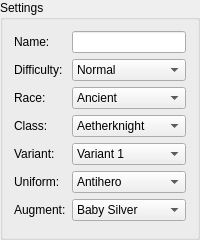
             <widget class="QGroupBox" name="groupBoxSettings">
              <property name="minimumSize">
               <size>
                <width>200</width>
                <height>240</height>
               </size>
              </property>
              <property name="maximumSize">
               <size>
                <width>200</width>
                <height>240</height>
               </size>
              </property>
              <property name="title">
               <string>Settings</string>
              </property>
              <layout class="QGridLayout" name="gridLayout">
               <item row="0" column="1">
                <layout class="QVBoxLayout" name="layoutNameEdit">
                 <property name="spacing">
                  <number>0</number>
                 </property>
                 <item>
                  <widget class="QLineEdit" name="lineEditName">
                   <property name="inputMask">
                    <string/>
                   </property>
                   <property name="maxLength">
                    <number>32767</number>
                   </property>
                  </widget>
                 </item>
                </layout>
               </item>
               <item row="1" column="1">
                <layout class="QVBoxLayout" name="layoutDifficultyEdit">
                 <property name="spacing">
                  <number>0</number>
                 </property>
                 <item>
                  <widget class="QComboBox" name="comboBoxDifficultyEdit">
                   <item>
                    <property name="text">
                     <string>Normal</string>
                    </property>
                   </item>
                   <item>
                    <property name="text">
                     <string>Ironman</string>
                    </property>
                   </item>
                  </widget>
                 </item>
                </layout>
               </item>
               <item row="3" column="1">
                <layout class="QVBoxLayout" name="layoutClassEdit">
                 <property name="spacing">
                  <number>0</number>
                 </property>
                 <item>
                  <widget class="QComboBox" name="comboBoxClassEdit">
                   <item>
                    <property name="text">
                     <string>Aetherknight</string>
                    </property>
                   </item>
                   <item>
                    <property name="text">
                     <string>Aethermage</string>
                    </property>
                   </item>
                   <item>
                    <property name="text">
                     <string>Alchemist</string>
                    </property>
                   </item>
                   <item>
                    <property name="text">
                     <string>Arcanist</string>
                    </property>
                   </item>
                   <item>
                    <property name="text">
                     <string>Blademaster</string>
                    </property>
                   </item>
                   <item>
                    <property name="text">
                     <string>Bounty Hunter</string>
                    </property>
                   </item>
                   <item>
                    <property name="text">
                     <string>Commander</string>
                    </property>
                   </item>
                   <item>
                    <property name="text">
                     <string>Darkmage</string>
                    </property>
                   </item>
                   <item>
                    <property name="text">
                     <string>Datamancer</string>
                    </property>
                   </item>
                   <item>
                    <property name="text">
                     <string>Dragoon</string>
                    </property>
                   </item>
                   <item>
                    <property name="text">
                     <string>Enforcer</string>
                    </property>
                   </item>
                   <item>
                    <property name="text">
                     <string>Gunmage</string>
                    </property>
                   </item>
                   <item>
                    <property name="text">
                     <string>Gunner</string>
                    </property>
                   </item>
                   <item>
                    <property name="text">
                     <string>Machinist</string>
                    </property>
                   </item>
                   <item>
                    <property name="text">
                     <string>Spellblade</string>
                    </property>
                   </item>
                  </widget>
                 </item>
                </layout>
               </item>
               <item row="4" column="0">
                <layout class="QVBoxLayout" name="layoutVariant">
                 <item>
                  <widget class="QLabel" name="labelVariant">
                   <property name="text">
                    <string>Variant:</string>
                   </property>
                  </widget>
                 </item>
                </layout>
               </item>
               <item row="4" column="1">
                <layout class="QVBoxLayout" name="layoutVariantEdit">
                 <property name="spacing">
                  <number>0</number>
                 </property>
                 <item>
                  <widget class="QComboBox" name="comboBoxVariantEdit">
                   <item>
                    <property name="text">
                     <string>Variant 1</string>
                    </property>
                   </item>
                   <item>
                    <property name="text">
                     <string>Variant 2</string>
                    </property>
                   </item>
                   <item>
                    <property name="text">
                     <string>Variant 3</string>
                    </property>
                   </item>
                  </widget>
                 </item>
                </layout>
               </item>
               <item row="2" column="1">
                <layout class="QVBoxLayout" name="layoutRaceEdit">
                 <property name="spacing">
                  <number>0</number>
                 </property>
                 <item>
                  <widget class="QComboBox" name="comboBoxRaceEdit">
                   <item>
                    <property name="text">
                     <string>Ancient</string>
                    </property>
                   </item>
                   <item>
                    <property name="text">
                     <string>Centurion</string>
                    </property>
                   </item>
                   <item>
                    <property name="text">
                     <string>Deathrazor</string>
                    </property>
                   </item>
                   <item>
                    <property name="text">
                     <string>Drifter</string>
                    </property>
                   </item>
                   <item>
                    <property name="text">
                     <string>Fishfolk</string>
                    </property>
                   </item>
                   <item>
                    <property name="text">
                     <string>Florbgon</string>
                    </property>
                   </item>
                   <item>
                    <property name="text">
                     <string>Gekko</string>
                    </property>
                   </item>
                   <item>
                    <property name="text">
                     <string>Goblin</string>
                    </property>
                   </item>
                   <item>
                    <property name="text">
                     <string>Golem</string>
                    </property>
                   </item>
                   <item>
                    <property name="text">
                     <string>Hiveling</string>
                    </property>
                   </item>
                   <item>
                    <property name="text">
                     <string>Illuminate</string>
                    </property>
                   </item>
                   <item>
                    <property name="text">
                     <string>Lightsworn</string>
                    </property>
                   </item>
                   <item>
                    <property name="text">
                     <string>Necro</string>
                    </property>
                   </item>
                   <item>
                    <property name="text">
                     <string>Nomad</string>
                    </property>
                   </item>
                   <item>
                    <property name="text">
                     <string>Oompa</string>
                    </property>
                   </item>
                   <item>
                    <property name="text">
                     <string>Royalite</string>
                    </property>
                   </item>
                   <item>
                    <property name="text">
                     <string>Scaled</string>
                    </property>
                   </item>
                   <item>
                    <property name="text">
                     <string>Shlaami</string>
                    </property>
                   </item>
                   <item>
                    <property name="text">
                     <string>Swampfolk</string>
                    </property>
                   </item>
                   <item>
                    <property name="text">
                     <string>Tiki</string>
                    </property>
                   </item>
                   <item>
                    <property name="text">
                     <string>Titan</string>
                    </property>
                   </item>
                   <item>
                    <property name="text">
                     <string>Trogon</string>
                    </property>
                   </item>
                   <item>
                    <property name="text">
                     <string>Wanderer</string>
                    </property>
                   </item>
                   <item>
                    <property name="text">
                     <string>Wizened</string>
                    </property>
                   </item>
                  </widget>
                 </item>
                </layout>
               </item>
               <item row="3" column="0">
                <layout class="QVBoxLayout" name="layoutClass">
                 <property name="spacing">
                  <number>0</number>
                 </property>
                 <item>
                  <widget class="QLabel" name="labelClass">
                   <property name="text">
                    <string>Class:</string>
                   </property>
                  </widget>
                 </item>
                </layout>
               </item>
               <item row="5" column="0">
                <layout class="QVBoxLayout" name="layoutUniform">
                 <property name="spacing">
                  <number>0</number>
                 </property>
                 <item>
                  <widget class="QLabel" name="labelUniform">
                   <property name="text">
                    <string>Uniform:</string>
                   </property>
                  </widget>
                 </item>
                </layout>
               </item>
               <item row="1" column="0">
                <layout class="QVBoxLayout" name="layoutDifficulty">
                 <property name="spacing">
                  <number>0</number>
                 </property>
                 <item>
                  <widget class="QLabel" name="labelDifficulty">
                   <property name="text">
                    <string>Difficulty:</string>
                   </property>
                  </widget>
                 </item>
                </layout>
               </item>
               <item row="2" column="0">
                <layout class="QVBoxLayout" name="layoutRace">
                 <property name="spacing">
                  <number>0</number>
                 </property>
                 <item>
                  <widget class="QLabel" name="labelRace">
                   <property name="text">
                    <string>Race:</string>
                   </property>
                  </widget>
                 </item>
                </layout>
               </item>
               <item row="5" column="1">
                <layout class="QVBoxLayout" name="layoutUniformEdit">
                 <property name="spacing">
                  <number>0</number>
                 </property>
                 <item>
                  <widget class="QComboBox" name="comboBoxUniformEdit">
                   <item>
                    <property name="text">
                     <string>Antihero</string>
                    </property>
                   </item>
                   <item>
                    <property name="text">
                     <string>Beehive</string>
                    </property>
                   </item>
                   <item>
                    <property name="text">
                     <string>Blacksmith</string>
                    </property>
                   </item>
                   <item>
                    <property name="text">
                     <string>Cobalt Mage</string>
                    </property>
                   </item>
                   <item>
                    <property name="text">
                     <string>Crusader</string>
                    </property>
                   </item>
                   <item>
                    <property name="text">
                     <string>Dirtmage</string>
                    </property>
                   </item>
                   <item>
                    <property name="text">
                     <string>Echo</string>
                    </property>
                   </item>
                   <item>
                    <property name="text">
                     <string>Explorer</string>
                    </property>
                   </item>
                   <item>
                    <property name="text">
                     <string>Fairy</string>
                    </property>
                   </item>
                   <item>
                    <property name="text">
                     <string>Fleet Cadet</string>
                    </property>
                   </item>
                   <item>
                    <property name="text">
                     <string>Gadget Worker</string>
                    </property>
                   </item>
                   <item>
                    <property name="text">
                     <string>Hero</string>
                    </property>
                   </item>
                   <item>
                    <property name="text">
                     <string>Metalgear</string>
                    </property>
                   </item>
                   <item>
                    <property name="text">
                     <string>Minister</string>
                    </property>
                   </item>
                   <item>
                    <property name="text">
                     <string>Monster Trainer</string>
                    </property>
                   </item>
                   <item>
                    <property name="text">
                     <string>Overworld</string>
                    </property>
                   </item>
                   <item>
                    <property name="text">
                     <string>Peasant</string>
                    </property>
                   </item>
                   <item>
                    <property name="text">
                     <string>Phoenix</string>
                    </property>
                   </item>
                   <item>
                    <property name="text">
                     <string>President</string>
                    </property>
                   </item>
                   <item>
                    <property name="text">
                     <string>Pyromancer</string>
                    </property>
                   </item>
                   <item>
                    <property name="text">
                     <string>Scholar</string>
                    </property>
                   </item>
                   <item>
                    <property name="text">
                     <string>Scientist</string>
                    </property>
                   </item>
                   <item>
                    <property name="text">
                     <string>Seer</string>
                    </property>
                   </item>
                   <item>
                    <property name="text">
                     <string>Soldier</string>
                    </property>
                   </item>
                  </widget>
                 </item>
                </layout>
               </item>
               <item row="0" column="0">
                <layout class="QVBoxLayout" name="layoutCharacterName">
                 <property name="spacing">
                  <number>0</number>
                 </property>
                 <item>
                  <widget class="QLabel" name="labelCharacterName">
                   <property name="text">
                    <string>Name:</string>
                   </property>
                  </widget>
                 </item>
                </layout>
               </item>
               <item row="6" column="1">
                <layout class="QVBoxLayout" name="layoutAugmentEdit">
                 <property name="spacing">
                  <number>0</number>
                 </property>
                 <item>
                  <widget class="QComboBox" name="comboBoxAugmentEdit">
                   <item>
                    <property name="text">
                     <string>Baby Silver</string>
                    </property>
                   </item>
                   <item>
                    <property name="text">
                     <string>Beats by Boizu</string>
                    </property>
                   </item>
                   <item>
                    <property name="text">
                     <string>Berserker Scarf</string>
                    </property>
                   </item>
                   <item>
                    <property name="text">
                     <string>Chamcham Hat</string>
                    </property>
                   </item>
                   <item>
                    <property name="text">
                     <string>Crown</string>
                    </property>
                   </item>
                   <item>
                    <property name="text">
                     <string>Crusader Hat</string>
                    </property>
                   </item>
                   <item>
                    <property name="text">
                     <string>Demon Horns</string>
                    </property>
                   </item>
                   <item>
                    <property name="text">
                     <string>Eye Gadget</string>
                    </property>
                   </item>
                   <item>
                    <property name="text">
                     <string>Eyepod Hat</string>
                    </property>
                   </item>
                   <item>
                    <property name="text">
                     <string>Forsaker Mask</string>
                    </property>
                   </item>
                   <item>
                    <property name="text">
                     <string>Glibglob Hat</string>
                    </property>
                   </item>
                   <item>
                    <property name="text">
                     <string>Halo</string>
                    </property>
                   </item>
                   <item>
                    <property name="text">
                     <string>Lucky Pumpkin</string>
                    </property>
                   </item>
                   <item>
                    <property name="text">
                     <string>Mage Hat</string>
                    </property>
                   </item>
                   <item>
                    <property name="text">
                     <string>Mech City Beanie</string>
                    </property>
                   </item>
                   <item>
                    <property name="text">
                     <string>Oculus Goggles</string>
                    </property>
                   </item>
                   <item>
                    <property name="text">
                     <string>Rogue Bandana</string>
                    </property>
                   </item>
                   <item>
                    <property name="text">
                     <string>Shmoo Hat</string>
                    </property>
                   </item>
                   <item>
                    <property name="text">
                     <string>Shroom Hat</string>
                    </property>
                   </item>
                   <item>
                    <property name="text">
                     <string>Slime Hat</string>
                    </property>
                   </item>
                  </widget>
                 </item>
                </layout>
               </item>
               <item row="6" column="0">
                <layout class="QVBoxLayout" name="layoutAugment">
                 <property name="spacing">
                  <number>0</number>
                 </property>
                 <item>
                  <widget class="QLabel" name="labelAugment">
                   <property name="text">
                    <string>Augment:</string>
                   </property>
                  </widget>
                 </item>
                </layout>
               </item>
              </layout>
             </widget>
